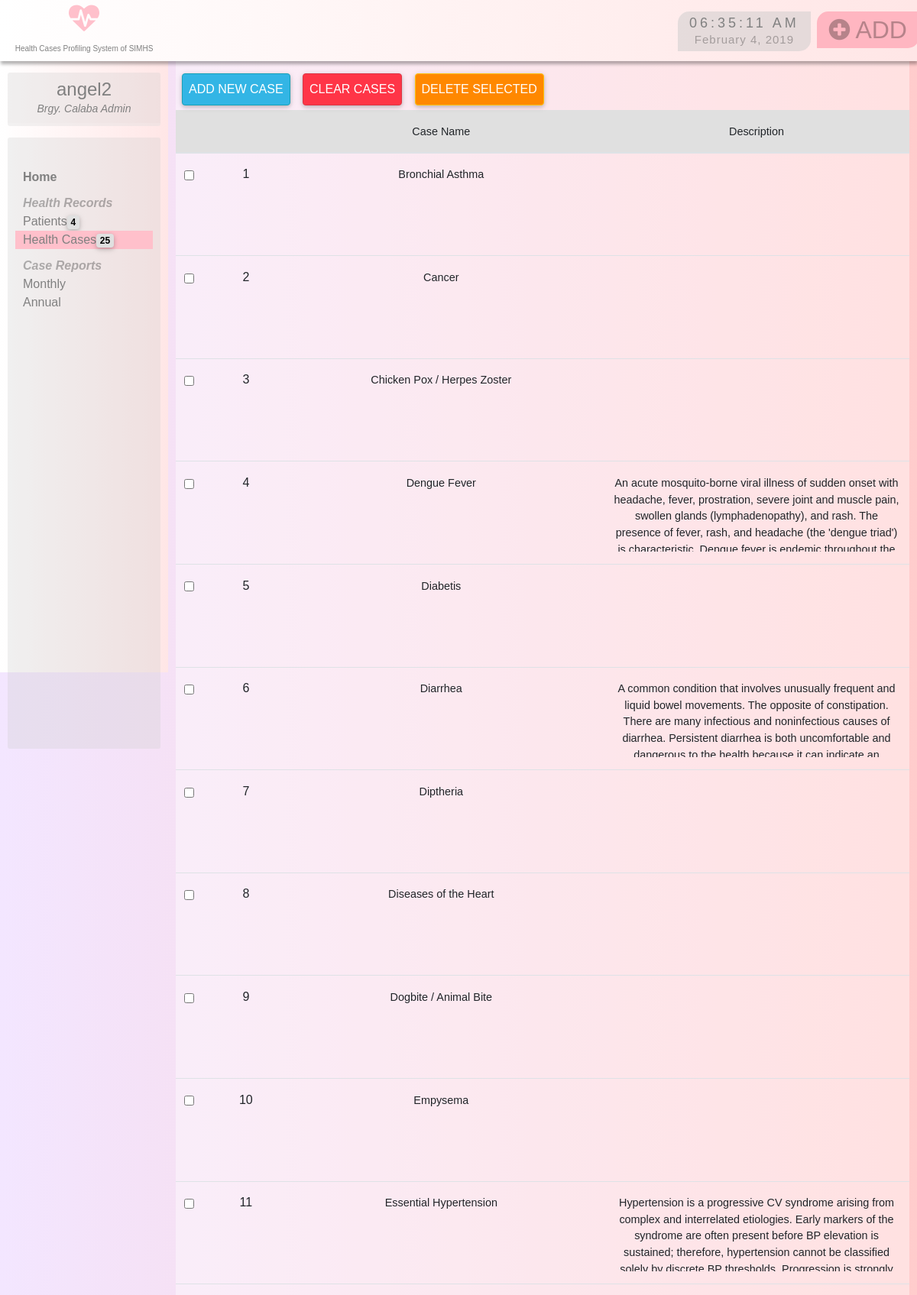
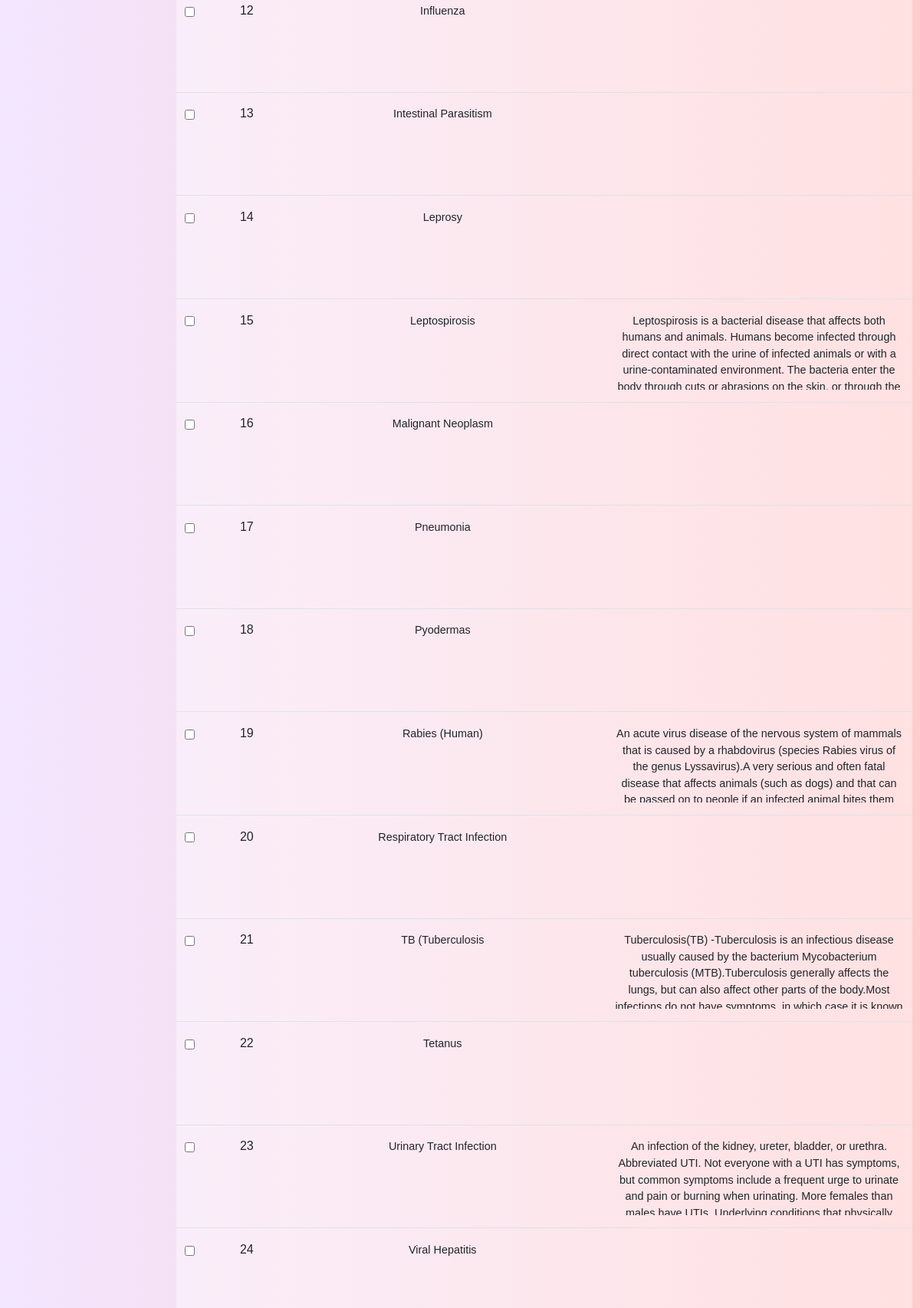
The page /hcaps/assets/user/hcases.php (signed in, upper part) on the database its author committed (2 pictures, top to bottom).
### tables this page shows
CREATE TABLE `user_tbl` (
  `user_id` int(10) NOT NULL,
  `reqrole_id` varchar(20) NOT NULL,
  `name` varchar(20) NOT NULL,
  `lname` varchar(20) NOT NULL,
  `mname` varchar(20) NOT NULL,
  `suffix` varchar(10) DEFAULT NULL,
  `age` int(11) NOT NULL,
  `bday` date NOT NULL,
  `houseNo` int(5) NOT NULL,
  `street` varchar(20) DEFAULT NULL,
  `brgyid` varchar(255) NOT NULL,
  `username` varchar(50) NOT NULL,
  `password` varchar(255) NOT NULL,
  `email` varchar(255) NOT NULL,
  `date_requested` date NOT NULL
);

CREATE TABLE `role_tbl` (
  `role_id` varchar(20) NOT NULL,
  `role_name` varchar(50) NOT NULL,
  `brgyid` int(11) DEFAULT NULL
);

CREATE TABLE `hcases_tbl` (
  `hcase_id` int(11) NOT NULL,
  `hcase_name` varchar(255) NOT NULL,
  `hcase_desc` text
);

### hcaps/assets/user/notifcount.php (called while the page is built, shortened)
<?php
$sessionname = $_SESSION['username'];
$getroleinfo ="SELECT *, brgy_name FROM ((user_tbl INNER JOIN role_tbl ON user_tbl.reqrole_id=role_tbl.role_id) INNER JOIN brgy_tbl ON role_tbl.brgyid=brgy_tbl.brgy_id) WHERE username='$sessionname'";
  $result = $dbConn->query($getroleinfo);
  while($row = $result->fetch(PDO::FETCH_ASSOC)) {
    $brgyid=$row['brgy_id'];
  }
$q3="SELECT COUNT(per_id) AS 'count' FROM persons_tbl where per_brgyid='".$brgyid."'";
$result = $dbConn->query($q3);
	while($row = $result->fetch(PDO::FETCH_ASSOC)) {
	$patcount=$row['count'];
	}
$q4="SELECT COUNT(hcase_id) AS 'count' FROM hcases_tbl";
$result = $dbConn->query($q4);
	while($row = $result->fetch(PDO::FETCH_ASSOC)) {
	$casecount=$row['count'];
	}
?>

### hcaps/assets/user/server.php (called while the page is built, shortened)
<?php
include("conn_config.php");
include("notifcount.php");
?>

### hcaps/assets/user/hcases.php (the view, shortened to what this page needs)
<?php
include("default.php");
$result ="SELECT * FROM hcases_tbl ORDER BY hcase_name ASC";
?>
	<section id="doccontent">
	<div id="div1">
	<form action="hcases_deleteSelected.php" method="post">
	<div>
	<a class="ml-2 p-2 btn btn-info" id="addcase">Add New Case</a>
	<a class="p-2 btn btn-danger" href="hcases_clearAll.php" onclick="return confirm('Are you sure you want to delete all health cases?')">Clear Cases</a>
	<button class="p-2 btn btn-warning" type="submit" onclick="return confirm('Are you sure you want to delete all records?')"/>Delete Selected</button>
	</div>
    <table style="text-align: center;" class="table">
    <tr bgcolor='#CCCCCC'>
        <thead  class="grey lighten-2">
        <th> </th>
        <th> </th>
        <th>Case Name</th>
        <th>Description</th>
            </thead>
    </tr>
    <?php
    $count=0;
    foreach ($dbConn->query($result) as $row) {
        $count++;
        echo '<tr>';
        echo "<td class='pr-0'><center><input class=\"form-check-input\" type=\"checkbox\" name=\"selector[]\"value=".$row['hcase_id']."?></center></td>";
        echo "<td><h6>".$count."</h6/td>";
        echo "<td>".$row['hcase_name']."</td>";
        echo '<td style="width:400px;"><div style="height:100px; overflow-y:auto;">'.$row['hcase_desc'].'</div></td></tr>';
    }
    ?>
    </table>
 </form>
	</div>
	</section>
	</main>
</body>
</html>

### hcaps/assets/user/default.php (shortened to what this page needs)
<?php
include('server.php');
$sessionname = $_SESSION['username'];
$getroleinfo ="SELECT *, brgy_name FROM ((user_tbl INNER JOIN role_tbl ON user_tbl.reqrole_id=role_tbl.role_id) INNER JOIN brgy_tbl ON role_tbl.brgyid=brgy_tbl.brgy_id) WHERE username='$sessionname'";
	$result = $dbConn->query($getroleinfo);
 	while($row = $result->fetch(PDO::FETCH_ASSOC)) {
 	 $rolename=$row['role_name'];
	}
?>
<!DOCTYPE html>
<html>
<head>
	<link rel="stylesheet" type="text/css" href="../css/bootstrap.min.css">
    <link rel="stylesheet" type="text/css" href="../css/mdb.css">
    <link rel="stylesheet" type="text/css" href="../css/mdb.min.css">
    <link rel="stylesheet" type="text/css" href="../css/bootstrap.min.css">
    <link rel="stylesheet" type="text/css" href="../css/font-awesome.min.css">
   	<link rel="stylesheet" type="text/css" href="../css/mystyle.css">
</head>
<body class="scrollbar-night-fade">
	<main>
		<header class="header">
     		<nav class="col-md-12 topnav p-0 navbar-expand-lg navbar-light tngradient">
     			<div class="logo">
 					<h1 style="text-align: center;"><i style="color: pink" class="fa fa-heartbeat" aria-hidden="true"></i></h1>
 					<p>Health Cases Profiling System of SIMHS</p>
 				</div>
	     		<div class="topnav-holder col-md-11">
	     			<ul class="nav">
				    <li class="nav-item col-md-6">
				    </li>
				    <li class="nav-item">
				      <div class="datetime col-md-12">
				      	<p id="timeholder"></p>
				      	<p id="dateholder"></p>
				      </div>
				    </li>
					<li class="nav-item">
				      <a class="add pt-0 pb-0 ml-2 mb-0 nav-link" data-toggle="tooltip" title="Add Health Case" data-placement="bottom"><i class="fa fa-plus-circle" aria-hidden="true"></i> ADD</a>
				    </li>
				 	</ul>
	     		</div>
     		</nav>
		</header>
		<aside>
			<div class="sidebar tngradient">
				<div class="div userprofile row">
					<div class="p-0 col-md-12" style="background-color: ;">
					<center><h4 class="pt-2 m-0"><?php echo $_SESSION['username']; ?></h4><p class="rolename"><?php echo $rolename;?></p></center>
					</div>
				</div>
				<div class="div listholder scrollbar-night-fade">
					<label class="sidebar-main home"><a name="home" id="home" href="user_index.php">Home</a></label>
					<label class="sidebar-main" href="#">Health Records</label>
					<div class="sidebar-tab">
						<a name="patient" id="patient" href="patient.php">Patients<span class="badge badge-light"><?php echo $patcount;  ?></span></a>
						<a name="hcases" id="hcases" href="hcases.php">Health Cases<span class="badge badge-light"><?php echo $casecount;  ?></span></a>
					</div>
					<label class="sidebar-main" href="#">Case Reports</label>
					<div class="sidebar-tab">
						<a href="monthlyrep_tbl.php" id="month">Monthly</a>
						<a href="annualrep_tbl.php" id="yearly2">Annual</a>
					</div>
				</div>
			</div>
		</aside>

### hcaps/assets/css/mystyle.css (style rules this page uses)
body { font-family: 'Poppins', sans-serif; background: linear-gradient(90deg, #f3e6ff 0%, #ffcccc 100%); height: 100%; overflow-y: auto; overflow-x: hidden; }
.topnav { position: fixed; top: 0; left: 0; height: 80px; box-shadow: 1px 4px 4px 0px rgba(0.3, 0, 0.5, 0.3); color: white; z-index: 999; }
.tngradient { background: linear-gradient(to right, #ffff 0%, #ffe6e6 100%); }
.logo { width: 220px; height: 80px; position: relative; }
.logo p { text-align: center; font-size: 10px; color: gray; }
.topnav-holder { padding: 0; padding-top: 15px; position: fixed; top:0; left: 220px; height: 80px; color: rgba(13, 13, 13, 0.3); }
.topnav-holder ul { justify-content: center; }
.nav a, .topnav-holder .nav-link { text-decoration: none; color: white; font-family: Arial; font-size: 18px; }
.nav .add { background-color: lightpink; border-bottom-right-radius: 15px; border-top-left-radius: 15px; font-size: 32px; }
.datetime { background-color: rgba(204, 204, 204, 0.5); border-bottom-right-radius: 15px; border-top-left-radius: 15px; padding: 15px; text-align: center; font-family: Arial; font-size: 18px; }
.datetime p { line-height: 1px; margin: 0; }
#timeholder { color: gray; letter-spacing: 4px; }
#dateholder { margin-top: 20px; font-size: 15px; letter-spacing: 1px; }
.sidebar { padding: 0 10px; height: 100vh; width: 220px; position: fixed; left: 0; top: 80px; bottom :0; float: left; color: gray; z-index: 2; background-color: rgb(38, 38, 38); }
.sidebar .div { margin-top: 15px; width: 100%; background-color: rgba(204, 204, 204, 0.3); border-radius: 3px; }
.activetab { background-color: pink; }
.userprofile { height: 70px; border-bottom: 4px solid rgba(255,255,255,0.1); }
.userprofile.row { margin-left: 0; }
.rolename { font-style: italic; font-size: 14px; }
.sidebar-main { padding-left: 10px; text-decoration: none; color:rgba(13, 13, 13, 0.3); display: block; margin-top:10px; margin-bottom: 0; font-weight: bolder; }
.sidebar-main a { text-decoration: none; color: gray; }
.sidebar-main:not(.home) { font-style: italic; }
.sidebar-tab a { text-decoration: none; color: gray; display: block; margin-top: 0; padding-left: 10px; position: relative; width: 100%; list-style: none; }
.listholder { height: 100%; overflow-y: auto; padding: 30px 10px 200px 10px; font-size: 16px; }
.sidebar-tab a:before { content: ''; position: absolute; top: 0; left: 0; z-index: -1; height: 100%; width: 0px; background-color: #ffcce6; -webkit-transition: width .2s ease-in; -moz-transition: width .2s ease-in; -ms-transition: width .2s ease-in; transition: width .2s ease-in; }
#doccontent { margin-top: 80px; margin-left: 230px; margin-right: 10px; padding-top: 10px; margin-bottom: 0; padding-bottom: 0; height: 100%; background-color: rgba(255,255,255,0.4); border-bottom-right-radius: 10px; border-bottom-left-radius: 10px; }

### rows shown on the page
user_tbl: reqrole.role_name "Brgy. Calaba Admin"
hcases_tbl: hcase_name "Bronchial Asthma"
hcases_tbl: hcase_name "Cancer"
hcases_tbl: hcase_name "Chicken Pox / Herpes Zoster"
hcases_tbl: hcase_name "Dengue Fever", hcase_desc "An acute mosquito-borne viral illness of sudden onset with headache, fever, prostration, severe joint and muscle pain, swollen glands (lymphadenopathy), and rash. The presence of fever, rash, and headache (the 'dengue triad')…"
hcases_tbl: hcase_name "Diabetis"
hcases_tbl: hcase_name "Diarrhea", hcase_desc "A common condition that involves unusually frequent and liquid bowel movements. The opposite of constipation. There are many infectious and noninfectious causes of diarrhea. Persistent diarrhea is both uncomfortable and…"
hcases_tbl: hcase_name "Diptheria"
hcases_tbl: hcase_name "Diseases of the Heart"
hcases_tbl: hcase_name "Dogbite / Animal Bite"
hcases_tbl: hcase_name "Empysema"
hcases_tbl: hcase_name "Essential Hypertension", hcase_desc "Hypertension is a progressive CV syndrome arising from complex and interrelated etiologies. Early markers of the syndrome are often present before BP elevation is sustained; therefore, hypertension cannot be classified…"
hcases_tbl: hcase_name "Influenza"
hcases_tbl: hcase_name "Intestinal Parasitism"
hcases_tbl: hcase_name "Leprosy"
hcases_tbl: hcase_name "Leptospirosis", hcase_desc "Leptospirosis is a bacterial disease that affects both humans and animals. Humans become infected through direct contact with the urine of infected animals or with a urine-contaminated environment. The bacteria enter the…"
hcases_tbl: hcase_name "Malignant Neoplasm"
hcases_tbl: hcase_name "Pneumonia"
hcases_tbl: hcase_name "Pyodermas"
hcases_tbl: hcase_name "Rabies (Human)", hcase_desc "An acute virus disease of the nervous system of mammals that is caused by a rhabdovirus (species Rabies virus of the genus Lyssavirus).A very serious and often fatal disease that affects animals (such as dogs) and that can…"
hcases_tbl: hcase_name "Respiratory Tract Infection"
hcases_tbl: hcase_name "TB (Tuberculosis", hcase_desc "Tuberculosis(TB) -Tuberculosis is an infectious disease usually caused by the bacterium Mycobacterium tuberculosis (MTB).Tuberculosis generally affects the lungs, but can also affect other parts of the body.Most…"
hcases_tbl: hcase_name "Tetanus"
hcases_tbl: hcase_name "Urinary Tract Infection", hcase_desc "An infection of the kidney, ureter, bladder, or urethra. Abbreviated UTI. Not everyone with a UTI has symptoms, but common symptoms include a frequent urge to urinate and pain or burning when urinating. More females than…"
hcases_tbl: hcase_name "Viral Hepatitis"

### other values the page prints
$_SESSION['username'] "angel2"
$patcount "4"
$casecount "25"
